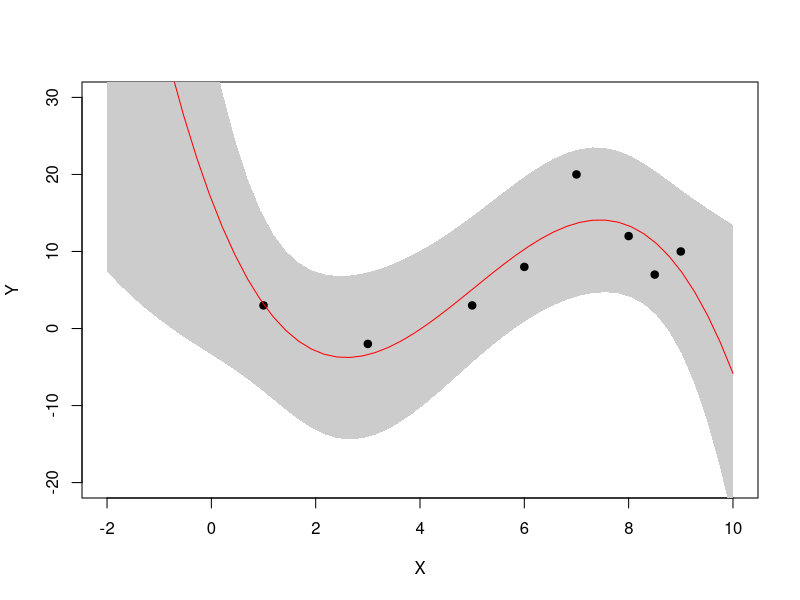

The R script that drew this image:
## ---- chunk 1
compute_Phi <- function(X, Y, phi) {
  sapply(phi, function(base) base(X))
}
## ---- chunk 2
rvm_model <- function(X, Y, phi, alpha_thres=1e3, epsilon=0.1) {

  # auxiliary functions
  calc_mean  <- function(beta, Sigma, Phi, Y) {
    beta * Sigma %*% t(Phi) %*% Y
  }
  
  calc_Sigma <- function(alpha, beta, Phi) {
    if (length(alpha)==1)
      solve(diag(as.matrix(alpha)) + beta * t(Phi) %*% Phi)
    else 
      solve(diag(alpha) + beta * t(Phi) %*% Phi)
  }
  
  Phi <- compute_Phi(X, Y, phi) # design matrix with all basis functions
  N   <- length(Y)
  M   <- length(phi)            # w1, w2, ..., wM
  
  alpha_prev <- runif(M, 0.1, 0.2)  # random init, each wi has a alpha_i
  beta_prev  <- runif(1, 0.1, 0.2)  # random init
  
  Sigma <- calc_Sigma(alpha_prev, beta_prev, Phi) 
  m     <- calc_mean(beta_prev, Sigma, Phi, Y) 
    
  repeat {
    
    gamma <- sapply(1:M, function(i) 1 - alpha_prev[i]*Sigma[i,i])
    
    alpha <- gamma / m^2
    beta  <- (N - sum(gamma)) / norm(Y-Phi%*%m, "F")^2
    
    keep_basis <- (1:M)[alpha < alpha_thres] # index of basis below threshold
    
    if (length(keep_basis) < M) {            # are there basis to remove?
      alpha_prev <- alpha_prev[keep_basis]
      alpha      <- alpha[keep_basis]
      phi        <- phi[keep_basis]
      Phi        <- compute_Phi(X, Y, phi)  
      M          <- length(phi)
    }
    
    Sigma <- calc_Sigma(alpha, beta, Phi) 
    m     <- calc_mean(beta, Sigma, Phi, Y) 

    if (sum(abs(alpha-alpha_prev)) < epsilon) # convergence criterium
      break
    
    alpha_prev <- alpha
  }
  # return model parameters
  list(m=m, Sigma=Sigma, alpha=alpha, beta=beta, phi=phi)
}
## ---- chunk 3
rvm_predict <- function(x, model) {
  t(model$m) %*% sapply(model$phi, function(base) base(x))
}

rvm_sd_predict <- function(x, model) {  # returns the associated stand.dev.
  phix <- sapply(model$phi, function(base) base(x))
  sqrt(1/model$beta + t(phix) %*% model$Sigma %*% phix)
}
## ---- chunk 4
one <- function(x) rep(1,length(x))
id  <- function(x) x
sq  <- function(x) x^2
cb  <- function(x) x^3
phi <- c(one, id, sq, cb) # the initial basis

X <- c(1, 3, 5, 6, 7,  8,8.5, 9) # some data
Y <- c(3,-2, 3, 8,20, 12,7.0,10)

model <- rvm_model(X, Y, phi)

plot(X,Y,xlim=c(-2,10), ylim=c(-20,30), pch=19)
xs <- seq(-2,10,len=50)
ys <- sapply(xs, function(x) rvm_predict(x,model))
# include 95% credible interval (since it's a normal, 95% is 2 standard devs)
p.95 <- 2*sapply(xs, function(x) rvm_sd_predict(x,model))
polygon(c(rev(xs), xs), c(rev(ys-p.95), ys+p.95), col = 'grey80', border = NA)
points(X,Y,pch=19)
points(xs, ys, type="l", col="red", lwd=1)
